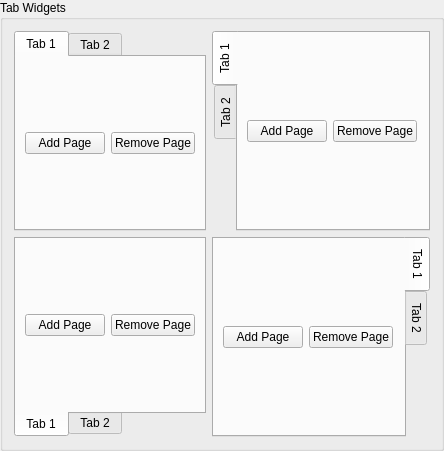
            <widget class="QGroupBox" name="groupBox_17">
             <property name="title">
              <string>Tab Widgets</string>
             </property>
             <layout class="QGridLayout" name="gridLayout_12">
              <item row="1" column="1">
               <widget class="QTabWidget" name="tabWidget_5">
                <property name="minimumSize">
                 <size>
                  <width>0</width>
                  <height>200</height>
                 </size>
                </property>
                <property name="tabPosition">
                 <enum>QTabWidget::East</enum>
                </property>
                <widget class="QWidget" name="tab_7">
                 <attribute name="title">
                  <string>Tab 1</string>
                 </attribute>
                 <layout class="QHBoxLayout" name="horizontalLayout_18">
                  <item>
                   <widget class="QPushButton" name="pushButton_13">
                    <property name="sizePolicy">
                     <sizepolicy hsizetype="Fixed" vsizetype="Fixed">
                      <horstretch>0</horstretch>
                      <verstretch>0</verstretch>
                     </sizepolicy>
                    </property>
                    <property name="text">
                     <string>Add Page</string>
                    </property>
                   </widget>
                  </item>
                  <item>
                   <widget class="QPushButton" name="pushButton_14">
                    <property name="sizePolicy">
                     <sizepolicy hsizetype="Fixed" vsizetype="Fixed">
                      <horstretch>0</horstretch>
                      <verstretch>0</verstretch>
                     </sizepolicy>
                    </property>
                    <property name="text">
                     <string>Remove Page</string>
                    </property>
                   </widget>
                  </item>
                 </layout>
                </widget>
                <widget class="QWidget" name="tab_8">
                 <attribute name="title">
                  <string>Tab 2</string>
                 </attribute>
                </widget>
               </widget>
              </item>
              <item row="1" column="0">
               <widget class="QTabWidget" name="tabWidget_4">
                <property name="tabPosition">
                 <enum>QTabWidget::South</enum>
                </property>
                <property name="currentIndex">
                 <number>0</number>
                </property>
                <widget class="QWidget" name="tab_5">
                 <attribute name="title">
                  <string>Tab 1</string>
                 </attribute>
                 <layout class="QHBoxLayout" name="horizontalLayout_17">
                  <item>
                   <widget class="QPushButton" name="pushButton_15">
                    <property name="sizePolicy">
                     <sizepolicy hsizetype="Fixed" vsizetype="Fixed">
                      <horstretch>0</horstretch>
                      <verstretch>0</verstretch>
                     </sizepolicy>
                    </property>
                    <property name="text">
                     <string>Add Page</string>
                    </property>
                   </widget>
                  </item>
                  <item>
                   <widget class="QPushButton" name="pushButton_16">
                    <property name="sizePolicy">
                     <sizepolicy hsizetype="Fixed" vsizetype="Fixed">
                      <horstretch>0</horstretch>
                      <verstretch>0</verstretch>
                     </sizepolicy>
                    </property>
                    <property name="text">
                     <string>Remove Page</string>
                    </property>
                   </widget>
                  </item>
                 </layout>
                </widget>
                <widget class="QWidget" name="tab_6">
                 <attribute name="title">
                  <string>Tab 2</string>
                 </attribute>
                </widget>
               </widget>
              </item>
              <item row="0" column="0">
               <widget class="QTabWidget" name="tabWidget_2">
                <property name="currentIndex">
                 <number>0</number>
                </property>
                <widget class="QWidget" name="tab">
                 <attribute name="title">
                  <string>Tab 1</string>
                 </attribute>
                 <layout class="QHBoxLayout" name="horizontalLayout_16">
                  <item>
                   <widget class="QPushButton" name="pushButton_17">
                    <property name="sizePolicy">
                     <sizepolicy hsizetype="Fixed" vsizetype="Fixed">
                      <horstretch>0</horstretch>
                      <verstretch>0</verstretch>
                     </sizepolicy>
                    </property>
                    <property name="text">
                     <string>Add Page</string>
                    </property>
                   </widget>
                  </item>
                  <item>
                   <widget class="QPushButton" name="pushButton_18">
                    <property name="sizePolicy">
                     <sizepolicy hsizetype="Fixed" vsizetype="Fixed">
                      <horstretch>0</horstretch>
                      <verstretch>0</verstretch>
                     </sizepolicy>
                    </property>
                    <property name="text">
                     <string>Remove Page</string>
                    </property>
                   </widget>
                  </item>
                 </layout>
                </widget>
                <widget class="QWidget" name="tab_2">
                 <attribute name="title">
                  <string>Tab 2</string>
                 </attribute>
                </widget>
               </widget>
              </item>
              <item row="0" column="1">
               <widget class="QTabWidget" name="tabWidget_3">
                <property name="minimumSize">
                 <size>
                  <width>0</width>
                  <height>200</height>
                 </size>
                </property>
                <property name="tabPosition">
                 <enum>QTabWidget::West</enum>
                </property>
                <property name="currentIndex">
                 <number>0</number>
                </property>
                <widget class="QWidget" name="tab_3">
                 <attribute name="title">
                  <string>Tab 1</string>
                 </attribute>
                 <layout class="QHBoxLayout" name="horizontalLayout_19">
                  <item>
                   <widget class="QPushButton" name="pushButton_19">
                    <property name="sizePolicy">
                     <sizepolicy hsizetype="Fixed" vsizetype="Fixed">
                      <horstretch>0</horstretch>
                      <verstretch>0</verstretch>
                     </sizepolicy>
                    </property>
                    <property name="text">
                     <string>Add Page</string>
                    </property>
                   </widget>
                  </item>
                  <item>
                   <widget class="QPushButton" name="pushButton_20">
                    <property name="sizePolicy">
                     <sizepolicy hsizetype="Fixed" vsizetype="Fixed">
                      <horstretch>0</horstretch>
                      <verstretch>0</verstretch>
                     </sizepolicy>
                    </property>
                    <property name="text">
                     <string>Remove Page</string>
                    </property>
                   </widget>
                  </item>
                 </layout>
                </widget>
                <widget class="QWidget" name="tab_4">
                 <attribute name="title">
                  <string>Tab 2</string>
                 </attribute>
                </widget>
               </widget>
              </item>
             </layout>
            </widget>
